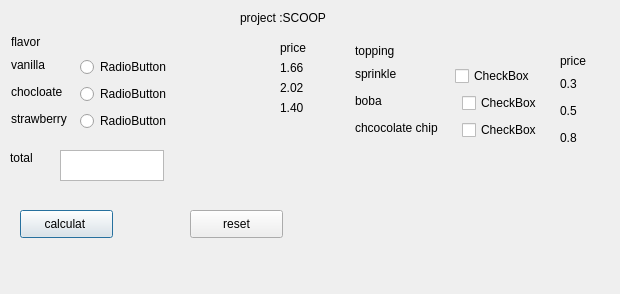
<?xml version="1.0" encoding="UTF-8"?>
<ui version="4.0">
 <class>Dialog</class>
 <widget class="QDialog" name="Dialog">
  <property name="geometry">
   <rect>
    <x>0</x>
    <y>0</y>
    <width>620</width>
    <height>294</height>
   </rect>
  </property>
  <property name="windowTitle">
   <string>Dialog</string>
  </property>
  <widget class="QLabel" name="label">
   <property name="geometry">
    <rect>
     <x>240</x>
     <y>10</y>
     <width>159</width>
     <height>16</height>
    </rect>
   </property>
   <property name="text">
    <string>project :SCOOP</string>
   </property>
  </widget>
  <widget class="QRadioButton" name="radioButton">
   <property name="geometry">
    <rect>
     <x>80</x>
     <y>57</y>
     <width>95</width>
     <height>20</height>
    </rect>
   </property>
   <property name="text">
    <string>RadioButton</string>
   </property>
  </widget>
  <widget class="QRadioButton" name="radioButton_2">
   <property name="geometry">
    <rect>
     <x>80</x>
     <y>84</y>
     <width>95</width>
     <height>20</height>
    </rect>
   </property>
   <property name="text">
    <string>RadioButton</string>
   </property>
  </widget>
  <widget class="QRadioButton" name="radioButton_3">
   <property name="geometry">
    <rect>
     <x>80</x>
     <y>111</y>
     <width>95</width>
     <height>20</height>
    </rect>
   </property>
   <property name="text">
    <string>RadioButton</string>
   </property>
  </widget>
  <widget class="QCheckBox" name="checkBox">
   <property name="geometry">
    <rect>
     <x>455</x>
     <y>66</y>
     <width>81</width>
     <height>20</height>
    </rect>
   </property>
   <property name="text">
    <string>CheckBox</string>
   </property>
  </widget>
  <widget class="QLabel" name="label_2">
   <property name="geometry">
    <rect>
     <x>11</x>
     <y>57</y>
     <width>36</width>
     <height>16</height>
    </rect>
   </property>
   <property name="text">
    <string>vanilla</string>
   </property>
  </widget>
  <widget class="QLabel" name="label_3">
   <property name="geometry">
    <rect>
     <x>11</x>
     <y>84</y>
     <width>54</width>
     <height>16</height>
    </rect>
   </property>
   <property name="text">
    <string>chocloate</string>
   </property>
  </widget>
  <widget class="QLabel" name="label_4">
   <property name="geometry">
    <rect>
     <x>11</x>
     <y>111</y>
     <width>62</width>
     <height>16</height>
    </rect>
   </property>
   <property name="text">
    <string>strawberry</string>
   </property>
  </widget>
  <widget class="QLabel" name="label_5">
   <property name="geometry">
    <rect>
     <x>11</x>
     <y>34</y>
     <width>32</width>
     <height>16</height>
    </rect>
   </property>
   <property name="text">
    <string>flavor</string>
   </property>
  </widget>
  <widget class="QLabel" name="label_6">
   <property name="geometry">
    <rect>
     <x>355</x>
     <y>66</y>
     <width>44</width>
     <height>16</height>
    </rect>
   </property>
   <property name="text">
    <string>sprinkle</string>
   </property>
  </widget>
  <widget class="QLabel" name="label_7">
   <property name="geometry">
    <rect>
     <x>355</x>
     <y>120</y>
     <width>87</width>
     <height>16</height>
    </rect>
   </property>
   <property name="text">
    <string>chcocolate chip</string>
   </property>
  </widget>
  <widget class="QLabel" name="label_8">
   <property name="geometry">
    <rect>
     <x>355</x>
     <y>93</y>
     <width>28</width>
     <height>16</height>
    </rect>
   </property>
   <property name="text">
    <string>boba</string>
   </property>
  </widget>
  <widget class="QLabel" name="label_9">
   <property name="geometry">
    <rect>
     <x>355</x>
     <y>43</y>
     <width>42</width>
     <height>16</height>
    </rect>
   </property>
   <property name="text">
    <string>topping</string>
   </property>
  </widget>
  <widget class="QCheckBox" name="checkBox_2">
   <property name="geometry">
    <rect>
     <x>462</x>
     <y>93</y>
     <width>81</width>
     <height>20</height>
    </rect>
   </property>
   <property name="text">
    <string>CheckBox</string>
   </property>
  </widget>
  <widget class="QCheckBox" name="checkBox_3">
   <property name="geometry">
    <rect>
     <x>462</x>
     <y>120</y>
     <width>81</width>
     <height>20</height>
    </rect>
   </property>
   <property name="text">
    <string>CheckBox</string>
   </property>
  </widget>
  <widget class="QLabel" name="label_10">
   <property name="geometry">
    <rect>
     <x>10</x>
     <y>150</y>
     <width>25</width>
     <height>16</height>
    </rect>
   </property>
   <property name="text">
    <string>total</string>
   </property>
  </widget>
  <widget class="QPushButton" name="pushButton">
   <property name="geometry">
    <rect>
     <x>20</x>
     <y>210</y>
     <width>93</width>
     <height>28</height>
    </rect>
   </property>
   <property name="text">
    <string>calculat </string>
   </property>
  </widget>
  <widget class="QPushButton" name="pushButton_2">
   <property name="geometry">
    <rect>
     <x>190</x>
     <y>210</y>
     <width>93</width>
     <height>28</height>
    </rect>
   </property>
   <property name="text">
    <string>reset</string>
   </property>
  </widget>
  <widget class="QLabel" name="label_11">
   <property name="geometry">
    <rect>
     <x>280</x>
     <y>40</y>
     <width>28</width>
     <height>16</height>
    </rect>
   </property>
   <property name="text">
    <string>price</string>
   </property>
  </widget>
  <widget class="QLabel" name="label_12">
   <property name="geometry">
    <rect>
     <x>560</x>
     <y>53</y>
     <width>28</width>
     <height>16</height>
    </rect>
   </property>
   <property name="text">
    <string>price</string>
   </property>
  </widget>
  <widget class="QLabel" name="label_13">
   <property name="geometry">
    <rect>
     <x>280</x>
     <y>80</y>
     <width>25</width>
     <height>16</height>
    </rect>
   </property>
   <property name="text">
    <string>2.02</string>
   </property>
  </widget>
  <widget class="QLabel" name="label_14">
   <property name="geometry">
    <rect>
     <x>280</x>
     <y>60</y>
     <width>25</width>
     <height>16</height>
    </rect>
   </property>
   <property name="text">
    <string>1.66</string>
   </property>
  </widget>
  <widget class="QLabel" name="label_15">
   <property name="geometry">
    <rect>
     <x>280</x>
     <y>100</y>
     <width>25</width>
     <height>16</height>
    </rect>
   </property>
   <property name="text">
    <string>1.40</string>
   </property>
  </widget>
  <widget class="QLabel" name="label_16">
   <property name="geometry">
    <rect>
     <x>560</x>
     <y>103</y>
     <width>18</width>
     <height>16</height>
    </rect>
   </property>
   <property name="text">
    <string>0.5</string>
   </property>
  </widget>
  <widget class="QLabel" name="label_17">
   <property name="geometry">
    <rect>
     <x>560</x>
     <y>130</y>
     <width>18</width>
     <height>16</height>
    </rect>
   </property>
   <property name="text">
    <string>0.8</string>
   </property>
  </widget>
  <widget class="QLabel" name="label_18">
   <property name="geometry">
    <rect>
     <x>560</x>
     <y>76</y>
     <width>18</width>
     <height>16</height>
    </rect>
   </property>
   <property name="text">
    <string>0.3</string>
   </property>
  </widget>
  <widget class="QTextEdit" name="textEdit">
   <property name="geometry">
    <rect>
     <x>60</x>
     <y>150</y>
     <width>104</width>
     <height>31</height>
    </rect>
   </property>
  </widget>
 </widget>
 <resources/>
 <connections/>
</ui>
